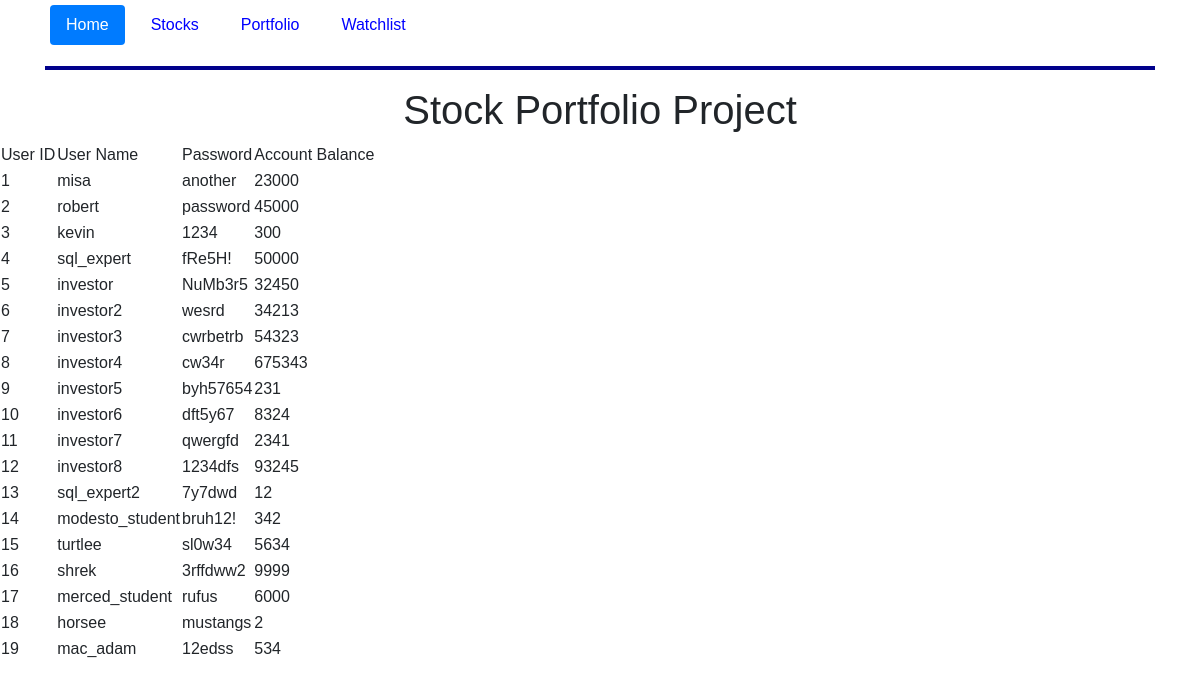
The page /home on the database its author committed.
### tables this page shows
CREATE TABLE users(
    u_userid integer primary key autoincrement,
    u_username text not null,
    u_password text not null,
    u_acctbal decimal(10,2) default 0.00
);

### application/routes.py (the view)
@app.route("/")
@app.route("/home")
def home():
    db = get_db()
    db.row_factory = sqlite3.Row
    cur = db.cursor()
    cur.execute("select * from users;")
    rows = cur.fetchall()
    return render_template("home.html", rows=rows,home=True)

### application/routes.py (called while the page is built)
def get_db():
    db = getattr(g, '_database', None)
    if db is None:
        db = g._database = sqlite3.connect('main.sqlite')
    return db

@app.teardown_appcontext
def close_connection(exception):
    db = getattr(g, '_database', None)
    if db is not None:
        db.close()

### application/templates/home.html (shortened to what this page needs)
<!DOCTYPE html>
<html>
<head>
    <link rel="stylesheet" href="https://maxcdn.bootstrapcdn.com/bootstrap/4.0.0/css/bootstrap.min.css"
>
    <link rel="stylesheet" href="static/css/main.css"/>
</head>
<body>
    <div class="container">
        {% include "includes/nav.html" %}
        <div class="row">
            <div class="col-md-12 text-center">
                <h1>Stock Portfolio Project</h1>
            </div>
        </div>
    </div>
    <table>
        <thead>
            <td>User ID</td>
            <td>User Name</td>
            <td>Password</td>
            <td>Account Balance</td>
        </thead>
        {% for row in rows %}
            <tr>
                <td>{{row["u_userid"]}}</td>
                <td>{{row["u_username"]}}</td>
                <td>{{row["u_password"]}}</td>
                <td>{{row["u_acctbal"]}}</td>
            </tr>
        {% endfor %}
    </table>
</body>
</html>

### application/templates/includes/nav.html
<header>
    <nav>
        <ul class="nav nav-pills">
            <li class="nav-item"><a href="{{ url_for('home') }}" class="nav-link {% if home %}active{% endif %}">Home</a></li>
            <li class="nav-item"><a href="{{ url_for('stocks') }}" class="nav-link {% if stocks %}active{% endif %}">Stocks</a></li>
            <li class="nav-item"><a href="{{ url_for('portfolio') }}" class="nav-link {% if portfolio %}active{% endif %}">Portfolio</a></li>
            <li class="nav-item"><a href="{{ url_for('watchlist') }}" class="nav-link {% if watchlist %}active{% endif %}">Watchlist</a></li>
        </ul>
    </nav>
    <hr style="clear:both">
</header>

### application/static/css/main.css (style rules this page uses)
* { box-sizing: border-box; }
*:before, *:after { box-sizing: border-box; }
html, body { font-family: Arial, Helvetica, sans-serif; height: 100%; position: relative; margin:0px; }
header { text-align: center; }
li { display: inline; padding: 5px; }
a { text-decoration: none; color: blue; }
hr { width: 100%; height:4px; margin-left: auto; margin-right: auto; background-color: darkblue; border: 0 none; }

### rows shown on the page
users: u_userid "1", u_username "misa", u_password "another", u_acctbal "23000"
users: u_userid "2", u_username "robert", u_password "password", u_acctbal "45000"
users: u_userid "3", u_username "kevin", u_password "1234", u_acctbal "300"
users: u_userid "4", u_username "sql_expert", u_password "fRe5H!", u_acctbal "50000"
users: u_userid "5", u_username "investor", u_password "NuMb3r5", u_acctbal "32450"
users: u_userid "6", u_username "investor2", u_password "wesrd", u_acctbal "34213"
users: u_userid "7", u_username "investor3", u_password "cwrbetrb", u_acctbal "54323"
users: u_userid "8", u_username "investor4", u_password "cw34r", u_acctbal "675343"
users: u_userid "9", u_username "investor5", u_password "byh57654", u_acctbal "231"
users: u_userid "10", u_username "investor6", u_password "dft5y67", u_acctbal "8324"
users: u_userid "11", u_username "investor7", u_password "qwergfd", u_acctbal "2341"
users: u_userid "12", u_username "investor8", u_password "1234dfs", u_acctbal "93245"
users: u_userid "13", u_username "sql_expert2", u_password "7y7dwd", u_acctbal "12"
users: u_userid "14", u_username "modesto_student", u_password "bruh12!", u_acctbal "342"
users: u_userid "15", u_username "turtlee", u_password "sl0w34", u_acctbal "5634"
users: u_userid "16", u_username "shrek", u_password "3rffdww2", u_acctbal "9999"
users: u_userid "17", u_username "merced_student", u_password "rufus", u_acctbal "6000"
users: u_userid "18", u_username "horsee", u_password "mustangs", u_acctbal "2"
users: u_userid "19", u_username "mac_adam", u_password "12edss", u_acctbal "534"
